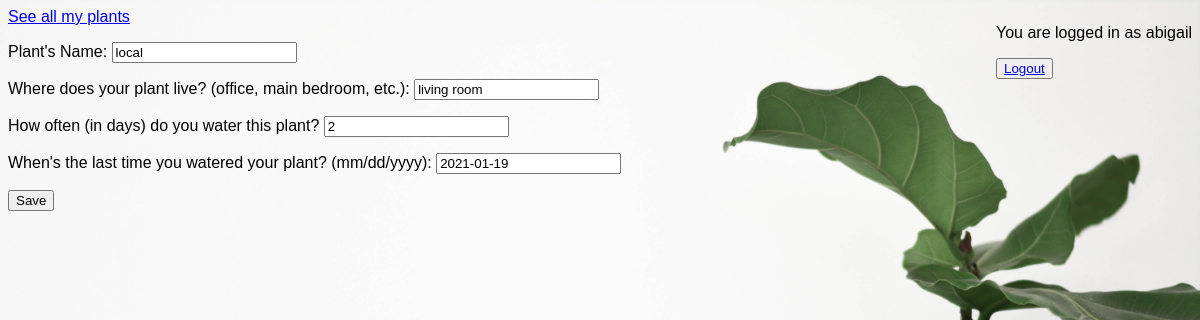
/plants/4/update/ (signed in), run on an earlier commit of the app's database.
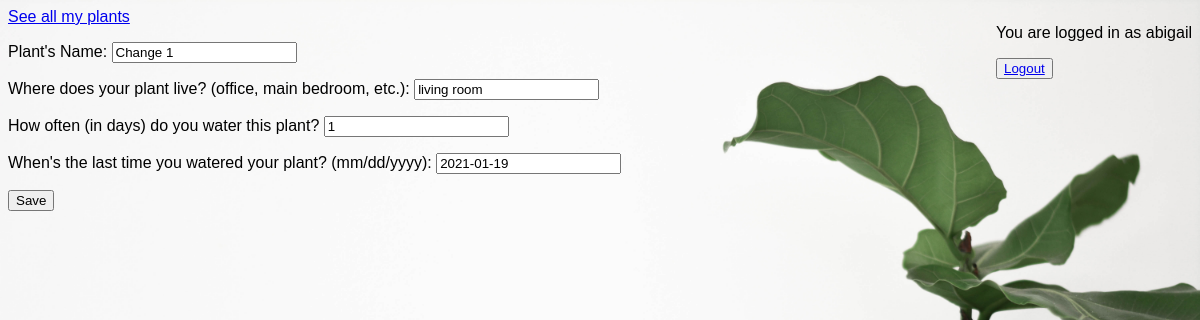
And on a later commit of the database.
### plants/models.py (models this page shows, shortened)
class plants(models.Model):
	user=models.ForeignKey(User, on_delete=models.CASCADE)
	name= models.CharField(max_length=50)
	location=models.CharField(max_length=200)
	frequency=models.PositiveSmallIntegerField()
	last_watered=models.DateField()
	event_id = models.CharField(max_length= 50, blank=True)

### plants/views.py (the view, shortened to what this page needs)
# urls.py: path('<int:pk>/update/', plant_update_view, name= 'update-plant'),
@login_required
def plant_update_view(request, pk):
	service=get_token(request)
	obj= plants.objects.get(pk=pk)
	form=PlantForm(request.POST or None, instance=obj)
	context= {
	'form': form
	}
	return render(request, "plants/plants_create.html", context)

### plants/forms.py
class PlantForm(forms.ModelForm):
	name= forms.CharField(label= "Plant's Name")
	location= forms.CharField(label= "Where does your plant live? (office, main bedroom, etc.)")
	frequency=forms.IntegerField(label= 'How often (in days) do you water this plant?')
	last_watered= forms.DateField( label="When's the last time you watered your plant? (mm/dd/yyyy)")
	class Meta:
		model= plants
		fields= [
			'name',
			'location',
			'frequency',
			'last_watered'
		]

### plants/views.py (called while the page is built)
def get_token(request):
	token = SocialToken.objects.get(account__user=request.user, account__provider='google')
	credentials = Credentials(
		token=token.token,
		refresh_token=token.token_secret,
		token_uri='https://oauth2.googleapis.com/token',
		client_id='799544582104-gbpau73rvg05q41feqi11kc1t6odkkqb.apps.googleusercontent.com',
		client_secret=''
		)
	return build('calendar', 'v3', credentials=credentials)

### plants/templates/plants/plants_create.html
{% extends "base.html" %}
{% block content%}
<form method='POST'> {% csrf_token %}
{{form.as_p}}
<input type ='submit' value='Save' />
</form>
{% endblock%}

What changed in the data, as far as the page shows it:
changed plants "living room": name "local" → "Change 1"; frequency "2" → "1"
